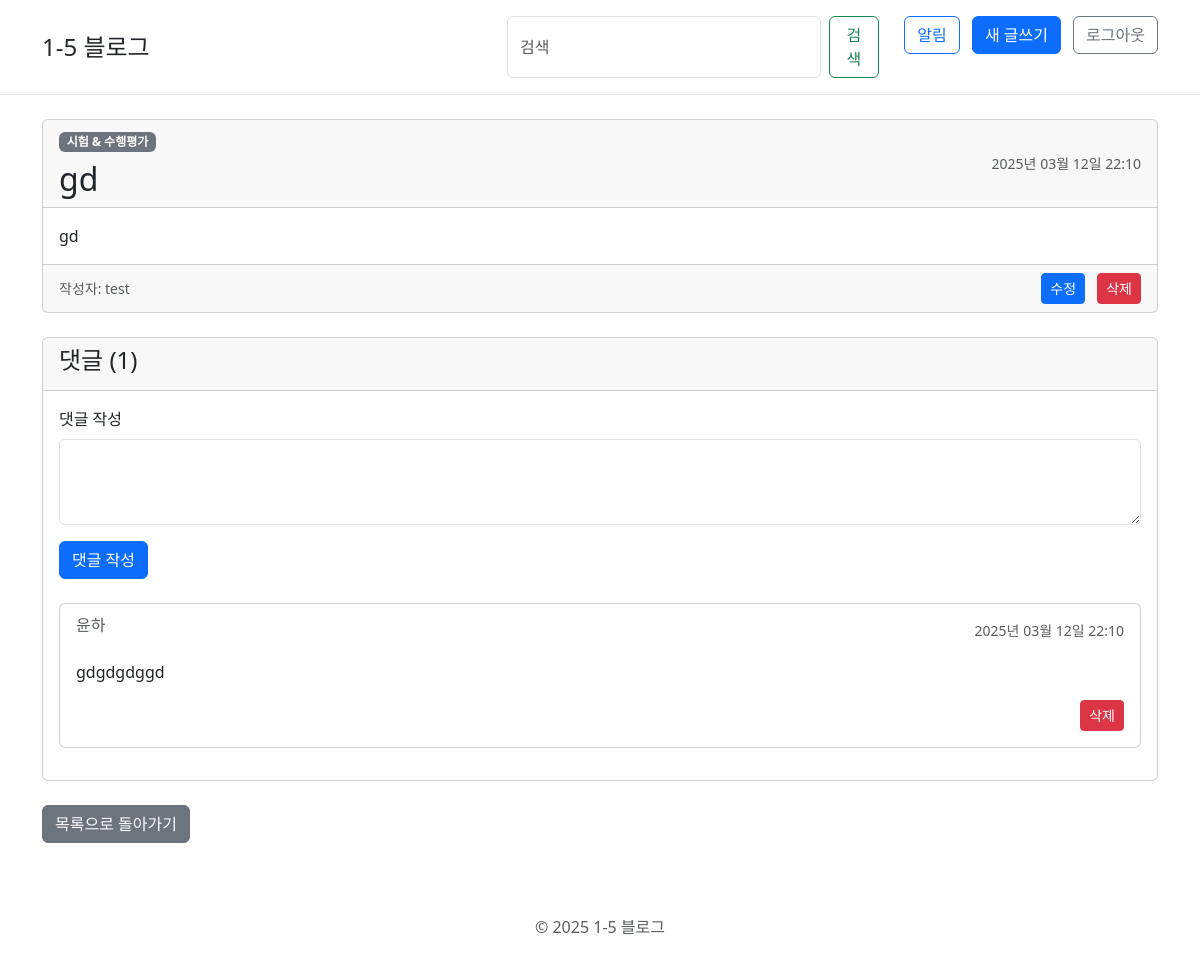
The app's page /post/7/ (signed in) with its own data.
### blog/models.py (models this page shows, shortened)
class Post(models.Model):
    author = models.ForeignKey(settings.AUTH_USER_MODEL, on_delete=models.CASCADE, verbose_name='작성자')
    category = models.ForeignKey(Category, on_delete=models.CASCADE, verbose_name='카테고리')
    title = models.CharField(max_length=200, verbose_name='제목')
    text = models.TextField(verbose_name='내용')
    created_date = models.DateTimeField(default=timezone.now, verbose_name='작성일')
    published_date = models.DateTimeField(blank=True, null=True, verbose_name='게시일')
    latitude = models.FloatField(blank=True, null=True, verbose_name='위도')
    longitude = models.FloatField(blank=True, null=True, verbose_name='경도')
    due_date = models.DateTimeField(blank=True, null=True, verbose_name='마감일시')
    class Meta:
        verbose_name = '게시글'
        verbose_name_plural = '게시글'

class Category(models.Model):
    name = models.CharField(max_length=100, verbose_name='카테고리')
    enable_map = models.BooleanField(default=True, verbose_name='지도 활성화')
    enable_due_date = models.BooleanField(default=True, verbose_name='마감일 활성화')
    enable_photo = models.BooleanField(default=True, verbose_name='사진 활성화')
    enable_time = models.BooleanField(default=True, verbose_name='시간 활성화')
    class Meta:
        verbose_name = '카테고리'
        verbose_name_plural = '카테고리'

class Comment(models.Model):
    post = models.ForeignKey(Post, on_delete=models.CASCADE, related_name='comments', verbose_name='게시글')
    author = models.CharField(max_length=200, verbose_name='작성자')
    text = models.TextField(verbose_name='내용')
    created_date = models.DateTimeField(default=timezone.now, verbose_name='작성일')
    approved_comment = models.BooleanField(default=False, verbose_name='승인 여부')
    class Meta:
        verbose_name = '댓글'
        verbose_name_plural = '댓글'

### blog/views.py (the view)
# urls.py: path('post/<int:pk>/', views.post_detail, name='post_detail'),
@login_required
def post_detail(request, pk):
    post = get_object_or_404(Post, pk=pk)
    return render(request, 'blog/post_detail.html', {'post': post})

### templates/blog/post_detail.html (shortened to what this page needs)
{% extends 'base.html' %}
{% block content %}
<div class="col-md-12">
    <div class="card mb-4">
        <div class="card-header">
            <div class="d-flex justify-content-between align-items-center">
                <div>
                    <span class="badge bg-secondary">{{ post.category.name }}</span>
                    <h2 class="card-title mt-2 mb-0">{{ post.title }}</h2>
                </div>
                <div class="text-muted small">
                    {{ post.published_date|date:"Y년 m월 d일 H:i" }}
                </div>
            </div>
        </div>
        <div class="card-body">
            <p class="card-text">{{ post.text|linebreaksbr }}</p>
        </div>
        <div class="card-footer">
            <div class="d-flex justify-content-between align-items-center">
                <div class="text-muted small">
                    작성자: {{ post.author }}
                </div>
                <div>
                    {% if user.is_authenticated %}
                        <a href="{% url 'post_edit' pk=post.pk %}" class="btn btn-sm btn-primary me-2">수정</a>
                        <a href="{% url 'post_remove' pk=post.pk %}" class="btn btn-sm btn-danger" onclick="return confirm('정말로 삭제하시겠습니까?');">삭제</a>
                    {% endif %}
                </div>
            </div>
        </div>
    </div>
    <div class="card mb-4">
        <div class="card-header">
            <h4>댓글 ({{ post.comments.count }})</h4>
        </div>
        <div class="card-body">
            {% if user.is_authenticated %}
                <form method="POST" action="{% url 'add_comment_to_post' pk=post.pk %}" class="mb-4">
                    <div class="mb-3">
                        <label for="id_text" class="form-label">댓글 작성</label>
                        <textarea name="text" id="id_text" class="form-control" rows="3" required></textarea>
                    </div>
                    <button type="submit" class="btn btn-primary">댓글 작성</button>
                </form>
            {% else %}
                <div class="alert alert-info">
                    <a href="{% url 'login' %}">로그인</a>하여 댓글을 작성하세요.
                </div>
            {% endif %}
            {% for comment in post.comments.all %}
                <div class="card mb-3 {% if not comment.approved_comment %}bg-light{% endif %}">
                    <div class="card-body">
                        <div class="d-flex justify-content-between">
                            <h6 class="card-subtitle mb-2 text-muted">{{ comment.author }}</h6>
                            <small class="text-muted">{{ comment.created_date|date:"Y년 m월 d일 H:i" }}</small>
                        </div>
                        <p class="card-text">{{ comment.text|linebreaks }}</p>
                        {% if user.is_authenticated %}
                            <div class="text-end">
                                <a href="{% url 'comment_remove' pk=comment.pk %}" class="btn btn-sm btn-danger">삭제</a>
                            </div>
                        {% endif %}
                    </div>
                </div>
            {% empty %}
                <p>아직 댓글이 없습니다.</p>
            {% endfor %}
        </div>
    </div>
    <a href="{% url 'post_list' %}" class="btn btn-secondary mb-4">목록으로 돌아가기</a>
</div>
{% endblock %}

### records on screen
Post: category.name "시험 & 수행평가", title "gd", published_date "2025년 03월 12일 22:10", text "gd", author "test", comments.count "1"
Comment: author "윤하", created_date "2025년 03월 12일 22:10", text "gdgdgdggd"
